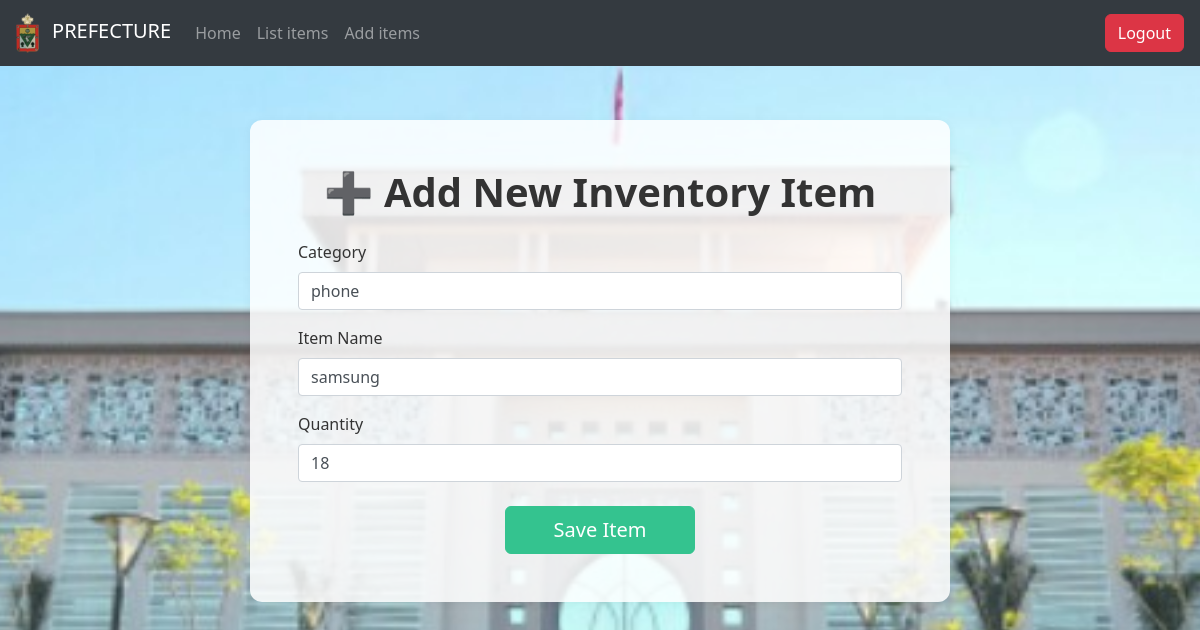
/update_items/4/ (signed in), run on the app's committed database.
### main/models.py (models this page shows, shortened)
class Stock(models.Model):
    category = models.ForeignKey(Category, on_delete=models.CASCADE, null=True, blank=True)
    item_name = models.CharField(max_length=50, blank=True, null=True)
    quantity = models.IntegerField(default=0, blank=True, null=True)
    receive_quantity = models.IntegerField(default=0, blank=True, null=True)
    receive_by = models.CharField(max_length=50, blank=True, null=True)
    issue_quantity = models.IntegerField(default=0, blank=True, null=True)
    issue_by = models.CharField(max_length=50, blank=True, null=True)
    issue_to = models.CharField(max_length=50, blank=True, null=True)
    phone_number = models.CharField(max_length=50, blank=True, null=True)
    created_by = models.CharField(max_length=50, blank=True, null=True)
    reorder_level = models.IntegerField(default=0, blank=True, null=True)
    last_updated = models.DateTimeField(auto_now_add=False, auto_now=True)
    timestamp = models.DateTimeField(auto_now_add=True, auto_now=False)
    Date = models.DateTimeField(auto_now_add=False, auto_now=False, null=True, blank=False)
    export_to_CSV = models.BooleanField(default=False)
    class Meta:
        verbose_name_plural = "Stock Items"
        ordering = ['-timestamp']

### main/views.py (the view)
# urls.py: path('update_items/<str:pk>/', views.update_items, name="update_items"),
@login_required(login_url='login')
@never_cache
def update_items(request, pk):
    stock = get_object_or_404(Stock, id=pk)
    if request.method == 'POST':
        form = StockUpdateForm(request.POST)
        if form.is_valid():
            category_name = form.cleaned_data['category']
            try:
                category = Category.objects.get(name=category_name)
            except Category.DoesNotExist:
                form.add_error('category', 'Category does not exist.')
                return render(request, 'add_items.html', {'form': form})
            stock.category = category
            stock.item_name = form.cleaned_data['item_name']
            stock.quantity = form.cleaned_data['quantity']
            stock.save()
            messages.success(request, 'Item successfully updated.')
            return redirect('list_items')
    else:
        form = StockUpdateForm(initial={
            'category': stock.category.name,
            'item_name': stock.item_name,
            'quantity': stock.quantity
        })
    context = {
        'form': form,
        'title': f'Update {stock.item_name}'
    }
    return render(request, 'add_items.html', context)

### main/forms.py
class StockUpdateForm(forms.Form):
    category = forms.CharField(required=False, label="Category")
    item_name = forms.CharField(required=False, label="Item Name")
    quantity = forms.CharField(required=False, label="Quantity")

### main/templates/add_items.html (shortened to what this page needs)
{% load static %}
{% load crispy_forms_tags %}
<!DOCTYPE html>
<html lang="en">
<head>
  <link href="{% static 'css/bootstrap.min.css' %}" rel="stylesheet">
  <link href="{% static 'css/stylesheet.css' %}" rel="stylesheet">
  <link href="{% static 'css/navbar-top-fixed.css' %}" rel="stylesheet">
</head>
<body>
  {% include 'navbar.html' %}
  <main class="container py-5">
    <div class="card p-5 form-container">
      <h1 class="text-center mb-4">➕ Add New Inventory Item</h1>
      <form method="POST">
        {{ form|crispy }}
        <div class="text-center mt-4">
          <button type="submit" class="btn btn-success btn-lg px-5">Save Item</button>
        </div>
      </form>
    </div>
  </main>
</body>
</html>

### static/css/navbar-top-fixed.css (style rules this page uses)
body { min-height: 75rem; padding-top: 4.5rem; }

### data on the page
Stock: category "phone", item_name "samsung", quantity "18"
